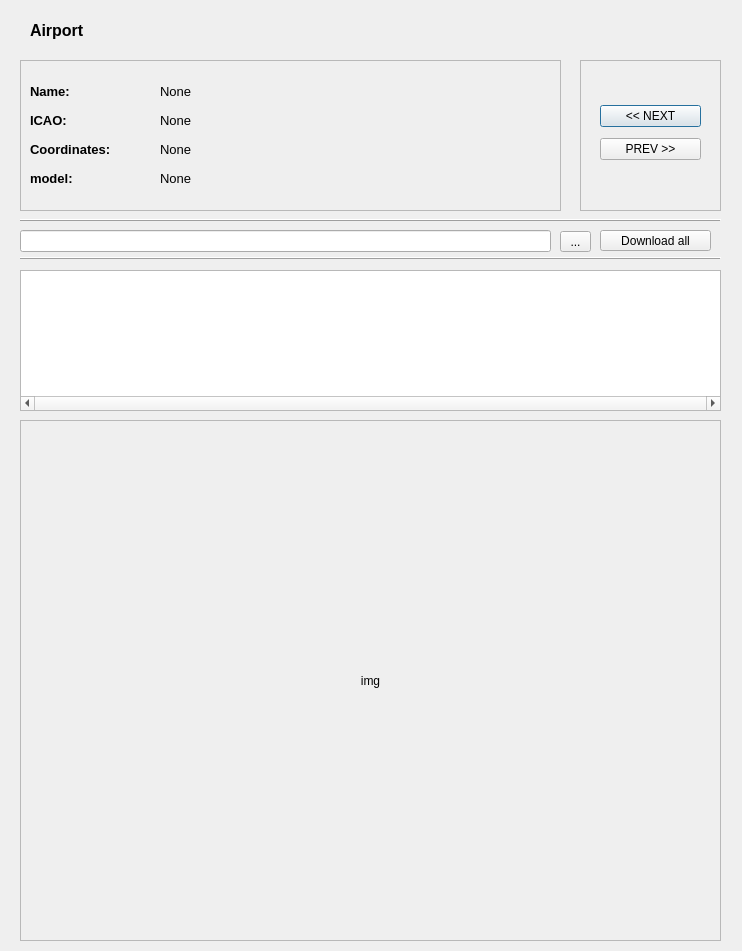
<?xml version="1.0" encoding="UTF-8"?>
<ui version="4.0">
 <class>Dialog</class>
 <widget class="QDialog" name="Dialog">
  <property name="geometry">
   <rect>
    <x>0</x>
    <y>0</y>
    <width>742</width>
    <height>951</height>
   </rect>
  </property>
  <property name="windowTitle">
   <string>Airports</string>
  </property>
  <property name="sizeGripEnabled">
   <bool>false</bool>
  </property>
  <widget class="QLabel" name="label_3">
   <property name="geometry">
    <rect>
     <x>30</x>
     <y>10</y>
     <width>131</width>
     <height>41</height>
    </rect>
   </property>
   <property name="text">
    <string>&lt;html&gt;&lt;head/&gt;&lt;body&gt;&lt;p&gt;&lt;span style=&quot; font-size:12pt; font-weight:600;&quot;&gt;Airport&lt;/span&gt;&lt;/p&gt;&lt;/body&gt;&lt;/html&gt;</string>
   </property>
  </widget>
  <widget class="QFrame" name="frame">
   <property name="geometry">
    <rect>
     <x>20</x>
     <y>60</y>
     <width>541</width>
     <height>151</height>
    </rect>
   </property>
   <property name="frameShape">
    <enum>QFrame::StyledPanel</enum>
   </property>
   <property name="frameShadow">
    <enum>QFrame::Plain</enum>
   </property>
   <widget class="QWidget" name="layoutWidget">
    <property name="geometry">
     <rect>
      <x>10</x>
      <y>20</y>
      <width>121</width>
      <height>110</height>
     </rect>
    </property>
    <layout class="QVBoxLayout" name="verticalLayout">
     <item>
      <widget class="QLabel" name="label">
       <property name="frameShape">
        <enum>QFrame::NoFrame</enum>
       </property>
       <property name="text">
        <string>&lt;html&gt;&lt;head/&gt;&lt;body&gt;&lt;p&gt;&lt;span style=&quot; font-size:10pt; font-weight:600;&quot;&gt;Name:&lt;/span&gt;&lt;/p&gt;&lt;/body&gt;&lt;/html&gt;</string>
       </property>
       <property name="alignment">
        <set>Qt::AlignLeading|Qt::AlignLeft|Qt::AlignVCenter</set>
       </property>
      </widget>
     </item>
     <item>
      <widget class="QLabel" name="label_2">
       <property name="text">
        <string>&lt;html&gt;&lt;head/&gt;&lt;body&gt;&lt;p&gt;&lt;span style=&quot; font-size:10pt; font-weight:600;&quot;&gt;ICAO:&lt;/span&gt;&lt;/p&gt;&lt;/body&gt;&lt;/html&gt;</string>
       </property>
       <property name="alignment">
        <set>Qt::AlignLeading|Qt::AlignLeft|Qt::AlignVCenter</set>
       </property>
      </widget>
     </item>
     <item>
      <widget class="QLabel" name="label_6">
       <property name="text">
        <string>&lt;html&gt;&lt;head/&gt;&lt;body&gt;&lt;p&gt;&lt;span style=&quot; font-size:10pt; font-weight:600;&quot;&gt;Coordinates:&lt;/span&gt;&lt;/p&gt;&lt;/body&gt;&lt;/html&gt;</string>
       </property>
       <property name="alignment">
        <set>Qt::AlignLeading|Qt::AlignLeft|Qt::AlignVCenter</set>
       </property>
      </widget>
     </item>
     <item>
      <widget class="QLabel" name="label_5">
       <property name="text">
        <string>&lt;html&gt;&lt;head/&gt;&lt;body&gt;&lt;p&gt;&lt;span style=&quot; font-size:10pt; font-weight:600;&quot;&gt;model:&lt;/span&gt;&lt;/p&gt;&lt;/body&gt;&lt;/html&gt;</string>
       </property>
      </widget>
     </item>
    </layout>
   </widget>
   <widget class="QWidget" name="layoutWidget">
    <property name="geometry">
     <rect>
      <x>140</x>
      <y>20</y>
      <width>361</width>
      <height>110</height>
     </rect>
    </property>
    <layout class="QVBoxLayout" name="verticalLayout_2">
     <item>
      <widget class="QLabel" name="lb_a_name">
       <property name="text">
        <string>&lt;html&gt;&lt;head/&gt;&lt;body&gt;&lt;p&gt;&lt;span style=&quot; font-size:10pt;&quot;&gt;None&lt;/span&gt;&lt;/p&gt;&lt;/body&gt;&lt;/html&gt;</string>
       </property>
      </widget>
     </item>
     <item>
      <widget class="QLabel" name="lb_code">
       <property name="text">
        <string>&lt;html&gt;&lt;head/&gt;&lt;body&gt;&lt;p&gt;&lt;span style=&quot; font-size:10pt;&quot;&gt;None&lt;/span&gt;&lt;/p&gt;&lt;/body&gt;&lt;/html&gt;</string>
       </property>
      </widget>
     </item>
     <item>
      <widget class="QLabel" name="lb_a_coords">
       <property name="text">
        <string>&lt;html&gt;&lt;head/&gt;&lt;body&gt;&lt;p&gt;&lt;span style=&quot; font-size:10pt;&quot;&gt;None&lt;/span&gt;&lt;/p&gt;&lt;/body&gt;&lt;/html&gt;</string>
       </property>
      </widget>
     </item>
     <item>
      <widget class="QLabel" name="lb_model">
       <property name="text">
        <string>&lt;html&gt;&lt;head/&gt;&lt;body&gt;&lt;p&gt;&lt;span style=&quot; font-size:10pt;&quot;&gt;None&lt;/span&gt;&lt;/p&gt;&lt;/body&gt;&lt;/html&gt;</string>
       </property>
      </widget>
     </item>
    </layout>
   </widget>
  </widget>
  <widget class="QTableView" name="table">
   <property name="geometry">
    <rect>
     <x>20</x>
     <y>270</y>
     <width>701</width>
     <height>141</height>
    </rect>
   </property>
   <property name="lineWidth">
    <number>3</number>
   </property>
   <property name="verticalScrollBarPolicy">
    <enum>Qt::ScrollBarAsNeeded</enum>
   </property>
   <property name="horizontalScrollBarPolicy">
    <enum>Qt::ScrollBarAlwaysOn</enum>
   </property>
   <property name="sizeAdjustPolicy">
    <enum>QAbstractScrollArea::AdjustToContents</enum>
   </property>
   <property name="defaultDropAction">
    <enum>Qt::IgnoreAction</enum>
   </property>
  </widget>
  <widget class="QFrame" name="frame_2">
   <property name="geometry">
    <rect>
     <x>580</x>
     <y>60</y>
     <width>141</width>
     <height>151</height>
    </rect>
   </property>
   <property name="frameShape">
    <enum>QFrame::StyledPanel</enum>
   </property>
   <property name="frameShadow">
    <enum>QFrame::Plain</enum>
   </property>
   <widget class="QWidget" name="layoutWidget">
    <property name="geometry">
     <rect>
      <x>20</x>
      <y>40</y>
      <width>101</width>
      <height>65</height>
     </rect>
    </property>
    <layout class="QVBoxLayout" name="verticalLayout_3">
     <item>
      <widget class="QPushButton" name="btn_next">
       <property name="layoutDirection">
        <enum>Qt::LeftToRight</enum>
       </property>
       <property name="text">
        <string>&lt;&lt; NEXT</string>
       </property>
       <property name="default">
        <bool>false</bool>
       </property>
       <property name="flat">
        <bool>false</bool>
       </property>
      </widget>
     </item>
     <item>
      <widget class="QPushButton" name="btn_prev">
       <property name="text">
        <string>PREV &gt;&gt;</string>
       </property>
      </widget>
     </item>
    </layout>
   </widget>
  </widget>
  <widget class="QFrame" name="frame_3">
   <property name="geometry">
    <rect>
     <x>20</x>
     <y>210</y>
     <width>701</width>
     <height>21</height>
    </rect>
   </property>
   <property name="frameShape">
    <enum>QFrame::HLine</enum>
   </property>
   <property name="frameShadow">
    <enum>QFrame::Raised</enum>
   </property>
  </widget>
  <widget class="QFrame" name="frame_4">
   <property name="geometry">
    <rect>
     <x>20</x>
     <y>250</y>
     <width>701</width>
     <height>16</height>
    </rect>
   </property>
   <property name="frameShape">
    <enum>QFrame::HLine</enum>
   </property>
   <property name="frameShadow">
    <enum>QFrame::Raised</enum>
   </property>
  </widget>
  <widget class="QToolButton" name="tbn_download">
   <property name="geometry">
    <rect>
     <x>560</x>
     <y>231</y>
     <width>31</width>
     <height>21</height>
    </rect>
   </property>
   <property name="text">
    <string>...</string>
   </property>
  </widget>
  <widget class="QLineEdit" name="le_download">
   <property name="geometry">
    <rect>
     <x>20</x>
     <y>230</y>
     <width>531</width>
     <height>22</height>
    </rect>
   </property>
  </widget>
  <widget class="QFrame" name="frame_5">
   <property name="geometry">
    <rect>
     <x>20</x>
     <y>420</y>
     <width>701</width>
     <height>521</height>
    </rect>
   </property>
   <property name="frameShape">
    <enum>QFrame::StyledPanel</enum>
   </property>
   <property name="frameShadow">
    <enum>QFrame::Plain</enum>
   </property>
   <widget class="QLabel" name="lb_img">
    <property name="geometry">
     <rect>
      <x>10</x>
      <y>10</y>
      <width>681</width>
      <height>501</height>
     </rect>
    </property>
    <property name="text">
     <string>img</string>
    </property>
    <property name="alignment">
     <set>Qt::AlignCenter</set>
    </property>
   </widget>
  </widget>
  <widget class="QPushButton" name="btn_download">
   <property name="geometry">
    <rect>
     <x>600</x>
     <y>230</y>
     <width>111</width>
     <height>21</height>
    </rect>
   </property>
   <property name="text">
    <string>Download all</string>
   </property>
  </widget>
 </widget>
 <resources/>
 <connections/>
</ui>
